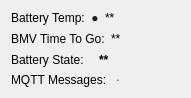
   <widget class="QWidget" name="layoutWidget">
    <property name="geometry">
     <rect>
      <x>560</x>
      <y>674</y>
      <width>191</width>
      <height>98</height>
     </rect>
    </property>
    <layout class="QGridLayout" name="gridLayout_4">
     <item row="1" column="0">
      <layout class="QFormLayout" name="formLayout_8">
       <item row="0" column="0">
        <widget class="QLabel" name="BatteryTTG_label">
         <property name="toolTip">
          <string>Time to BMV Discharge Floor
Set in Victron Connect</string>
         </property>
         <property name="text">
          <string>BMV Time To Go:</string>
         </property>
        </widget>
       </item>
       <item row="0" column="1">
        <widget class="QLabel" name="BatteryTTG_Value">
         <property name="text">
          <string>**</string>
         </property>
        </widget>
       </item>
      </layout>
     </item>
     <item row="3" column="0">
      <layout class="QFormLayout" name="formLayout_6">
       <item row="0" column="0">
        <widget class="QLabel" name="MQTT_label">
         <property name="text">
          <string>MQTT Messages:</string>
         </property>
        </widget>
       </item>
       <item row="0" column="1">
        <widget class="QLabel" name="MQTT_LED">
         <property name="maximumSize">
          <size>
           <width>10</width>
           <height>16777215</height>
          </size>
         </property>
         <property name="font">
          <font>
           <pointsize>2</pointsize>
          </font>
         </property>
         <property name="toolTip">
          <string>Blinking Green if Connected and receiving messages.
Red if Disconnected from broker.</string>
         </property>
         <property name="whatsThis">
          <string/>
         </property>
         <property name="styleSheet">
          <string notr="true"/>
         </property>
         <property name="text">
          <string>●</string>
         </property>
         <property name="alignment">
          <set>Qt::AlignCenter</set>
         </property>
        </widget>
       </item>
      </layout>
     </item>
     <item row="0" column="0">
      <layout class="QFormLayout" name="formLayout_7">
       <item row="0" column="0">
        <layout class="QFormLayout" name="formLayout_4">
         <item row="0" column="0">
          <widget class="QLabel" name="Battery_Temp_label">
           <property name="text">
            <string>Battery Temp:</string>
           </property>
          </widget>
         </item>
         <item row="0" column="1">
          <widget class="QLabel" name="Battery_Temp_Alarm_LED">
           <property name="maximumSize">
            <size>
             <width>10</width>
             <height>16777215</height>
            </size>
           </property>
           <property name="font">
            <font>
             <pointsize>9</pointsize>
            </font>
           </property>
           <property name="toolTip">
            <string>&lt;html&gt;&lt;head/&gt;&lt;body&gt;&lt;p&gt;Battery Temperature Out Of High / Low Range When On&lt;/p&gt;&lt;/body&gt;&lt;/html&gt;</string>
           </property>
           <property name="styleSheet">
            <string notr="true">color: rgb(28, 28, 28);</string>
           </property>
           <property name="text">
            <string>●</string>
           </property>
           <property name="alignment">
            <set>Qt::AlignCenter</set>
           </property>
          </widget>
         </item>
        </layout>
       </item>
       <item row="0" column="1">
        <widget class="QLabel" name="Battery_Temp_Value">
         <property name="text">
          <string>**</string>
         </property>
        </widget>
       </item>
      </layout>
     </item>
     <item row="2" column="0">
      <layout class="QHBoxLayout" name="horizontalLayout_5">
       <item>
        <widget class="QLabel" name="Battery_State_label">
         <property name="toolTip">
          <string>&lt;html&gt;&lt;head/&gt;&lt;body&gt;&lt;p&gt;Battery &amp;quot;Time to SOC&amp;quot; will be empty if battery state is Idle&lt;/p&gt;&lt;/body&gt;&lt;/html&gt;</string>
         </property>
         <property name="text">
          <string>Battery State:</string>
         </property>
        </widget>
       </item>
       <item>
        <widget class="QLabel" name="Battery_State_Value">
         <property name="font">
          <font>
           <weight>75</weight>
           <bold>true</bold>
          </font>
         </property>
         <property name="text">
          <string>**</string>
         </property>
        </widget>
       </item>
      </layout>
     </item>
    </layout>
   </widget>
